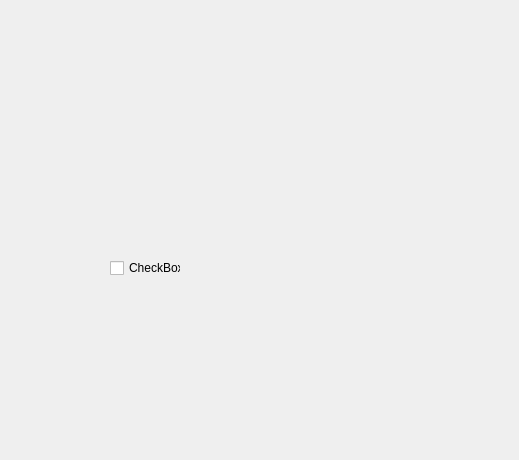
<?xml version="1.0" encoding="UTF-8"?>
<ui version="4.0">
 <class>Form</class>
 <widget class="QWidget" name="Form">
  <property name="geometry">
   <rect>
    <x>0</x>
    <y>0</y>
    <width>519</width>
    <height>460</height>
   </rect>
  </property>
  <property name="windowTitle">
   <string>Form</string>
  </property>
  <widget class="QCheckBox" name="checkBox">
   <property name="geometry">
    <rect>
     <x>110</x>
     <y>260</y>
     <width>71</width>
     <height>16</height>
    </rect>
   </property>
   <property name="text">
    <string>CheckBox</string>
   </property>
  </widget>
 </widget>
 <resources/>
 <connections/>
</ui>
